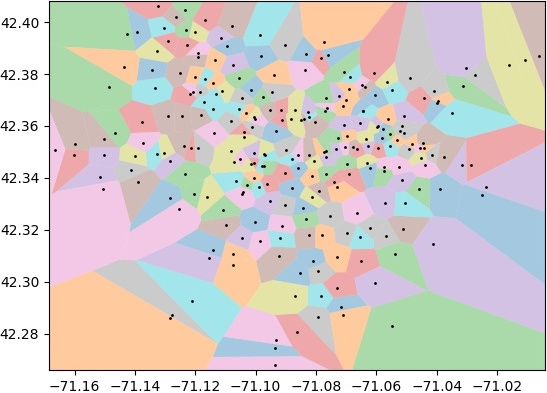

The Python source for this figure:
import numpy as np
from scipy.spatial import Voronoi, voronoi_plot_2d
import matplotlib.pyplot as plt

def voronoi_finite_polygons_2d(vor, radius=None):
    """
    Reconstruct infinite voronoi regions in a 2D diagram to finite
    regions.

    Parameters
    ----------
    vor : Voronoi
        Input diagram
    radius : float, optional
        Distance to 'points at infinity'.

    Returns
    -------
    regions : list of tuples
        Indices of vertices in each revised Voronoi regions.
    vertices : list of tuples
        Coordinates for revised Voronoi vertices. Same as coordinates
        of input vertices, with 'points at infinity' appended to the
        end.

    """

    if vor.points.shape[1] != 2:
        raise ValueError("Requires 2D input")

    new_regions = []
    new_vertices = vor.vertices.tolist()

    center = vor.points.mean(axis=0)
    if radius is None:
        radius = vor.points.ptp().max()

    # Construct a map containing all ridges for a given point
    all_ridges = {}
    for (p1, p2), (v1, v2) in zip(vor.ridge_points, vor.ridge_vertices):
        all_ridges.setdefault(p1, []).append((p2, v1, v2))
        all_ridges.setdefault(p2, []).append((p1, v1, v2))

    # Reconstruct infinite regions
    for p1, region in enumerate(vor.point_region):
        vertices = vor.regions[region]

        if all(v >= 0 for v in vertices):
            # finite region
            new_regions.append(vertices)
            continue

        # reconstruct a non-finite region
        ridges = all_ridges[p1]
        new_region = [v for v in vertices if v >= 0]

        for p2, v1, v2 in ridges:
            if v2 < 0:
                v1, v2 = v2, v1
            if v1 >= 0:
                # finite ridge: already in the region
                continue

            # Compute the missing endpoint of an infinite ridge

            t = vor.points[p2] - vor.points[p1] # tangent
            t /= np.linalg.norm(t)
            n = np.array([-t[1], t[0]])  # normal

            midpoint = vor.points[[p1, p2]].mean(axis=0)
            direction = np.sign(np.dot(midpoint - center, n)) * n
            far_point = vor.vertices[v2] + direction * radius

            new_region.append(len(new_vertices))
            new_vertices.append(far_point.tolist())

        # sort region counterclockwise
        vs = np.asarray([new_vertices[v] for v in new_region])
        c = vs.mean(axis=0)
        angles = np.arctan2(vs[:,1] - c[1], vs[:,0] - c[0])
        new_region = np.array(new_region)[np.argsort(angles)]

        # finish
        new_regions.append(new_region.tolist())

    return new_regions, np.asarray(new_vertices)


# plot


def create_voronoi():
    station_coords = np.genfromtxt('station_coordinates.csv', delimiter=',')[1:]
    coords = station_coords[:,1:]

    vor = Voronoi(coords)
    regions, vertices = voronoi_finite_polygons_2d(vor)

    # colorize
    for region in regions:
        polygon = vertices[region]
        plt.fill(*zip(*polygon), alpha=0.4)

    plt.plot(coords[:,0], coords[:,1], 'ko', markersize=1)
    plt.xlim(vor.min_bound[0] - 0.002, vor.max_bound[0] + 0.002)
    plt.ylim(vor.min_bound[1] - 0.002, vor.max_bound[1] + 0.002)

    plt.savefig('voronoi.jpg')
    plt.show()
    return vor, regions, vertices

create_voronoi()
